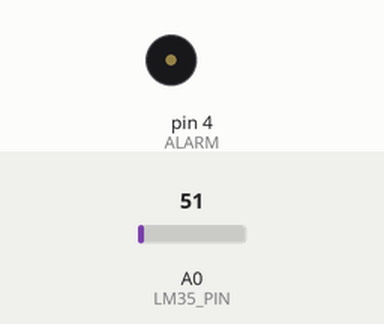
A sketch run on a simulated Arduino Uno, built with avr-gcc and run on an emulated ATmega328P. Shown: buzzer (waves = sounding). The inputs (shaded band) are chosen by the test bench; at power-on: A0 (LM35_PIN) = 51. What the sketch prints to the serial monitor is not drawn.

Above: at 1.2 s.
1.3 s: A0 (LM35_PIN) set to 59
2.8 s: A0 (LM35_PIN) set to 71
Timing chart, 0 to 10.3 s (numbered marks = the images above; inputs shaded):
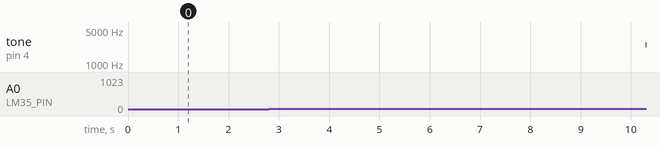

Measured:
- after the input at 2.8 s, tone on pin 4 (ALARM): stays silent (without the input it goes to 2945 Hz after 2.6 s)

The sketch:

CamBienNhietDoCode.ino
```cpp
// Chân kết nối
const int ALARM = 4;       // Chân digital số 4 điều khiển buzzer
const int LM35_PIN = A0;   // Chân analog A0 đọc tín hiệu LM35

// Biến
float tmpVal = 0;          // Biến lưu nhiệt độ
float sinVal;              // Biến trung gian tính sin
int toneVal;               // Biến lưu tần số âm thanh buzzer
unsigned long tepTimer;    // Biến đếm thời gian

void setup() {
    Serial.begin(9600);         // Khởi tạo Serial với tốc độ 9600 bps
    pinMode(ALARM, OUTPUT);     // Chân buzzer là OUTPUT
}

void loop() {
    // 1️⃣ Đọc giá trị analog từ LM35
    int val = analogRead(LM35_PIN);              // Giá trị 0 - 1023
    float voltage = val * (5.0 / 1023.0);        // Chuyển sang V
    tmpVal = voltage * 100;                      // Chuyển sang °C (10mV = 1°C)

    // 2️⃣ Kiểm tra nhiệt độ và điều khiển buzzer
    if (tmpVal > 27) {
        // Nếu nhiệt độ > 27°C, phát âm thanh dạng sóng sin
        for (int x = 0; x < 180; x++) {
            sinVal = sin(x * (3.1412 / 180));    // Chuyển độ sang radian
            toneVal = 2000 + (int(sinVal * 1000));
            tone(ALARM, toneVal);               // Phát âm thanh
            delay(2);                            // Trì hoãn để tạo sóng
        }
    } else {
        noTone(ALARM);                           // Nếu <=27°C, tắt buzzer
    }

    // 3️⃣ In nhiệt độ ra Serial mỗi 500ms
    if (millis() - tepTimer > 50) {
        tepTimer = millis();
        Serial.print("Temperature: ");
        Serial.print(tmpVal);
        Serial.println(" C");
    }
}
```
